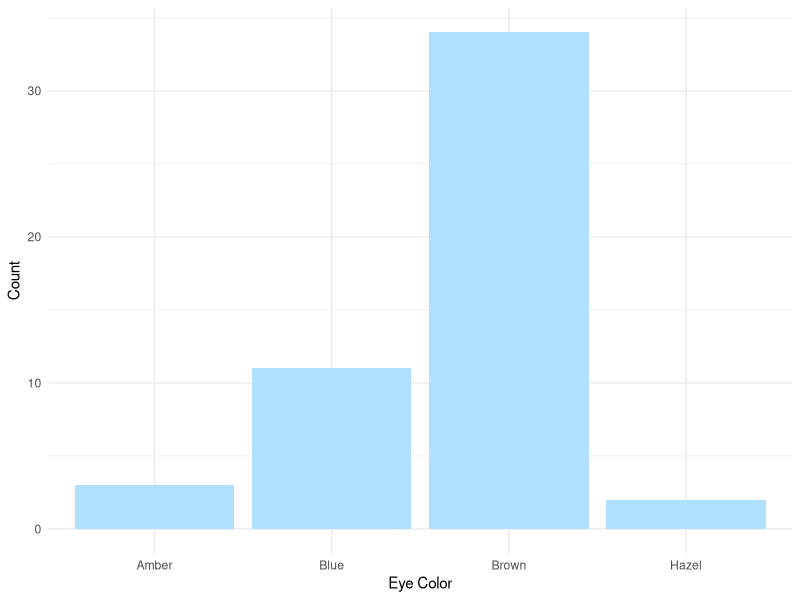
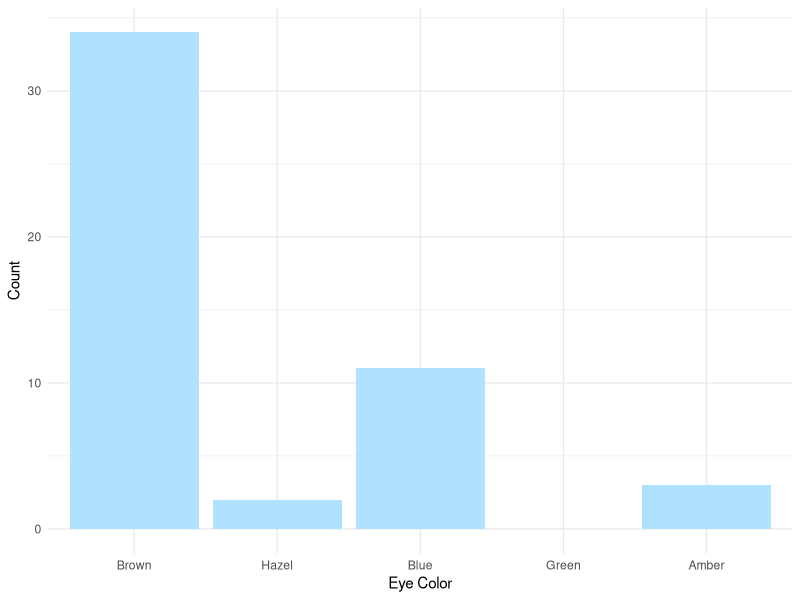
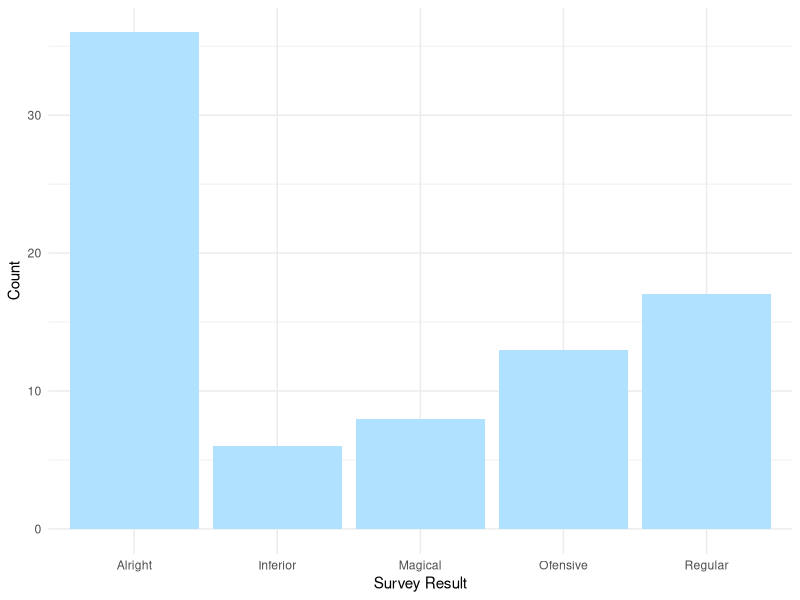
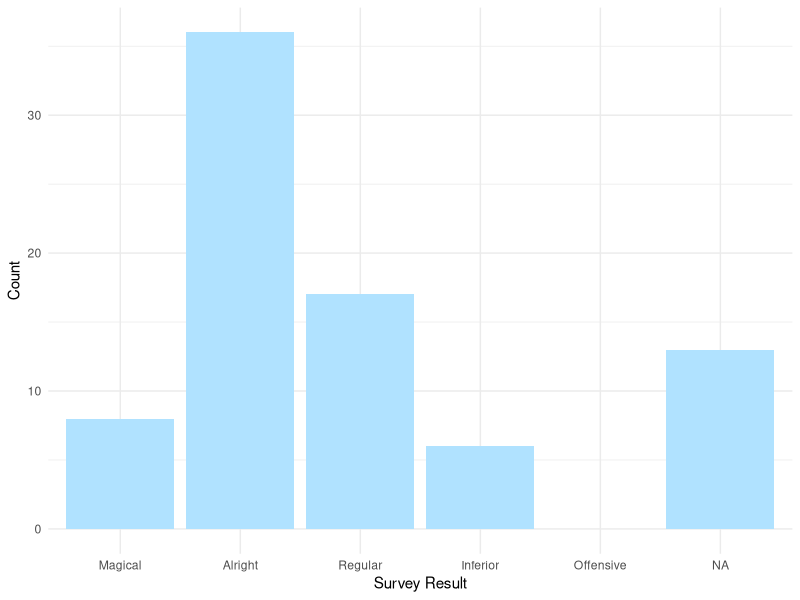
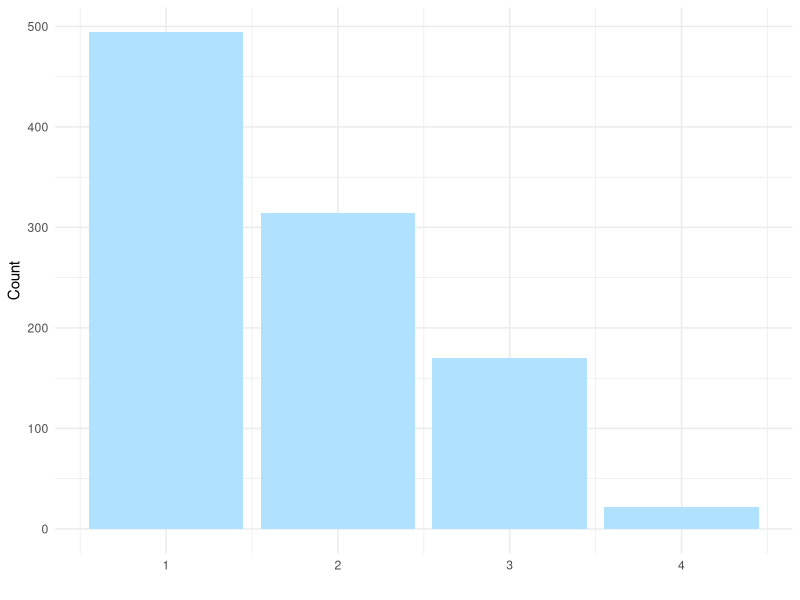
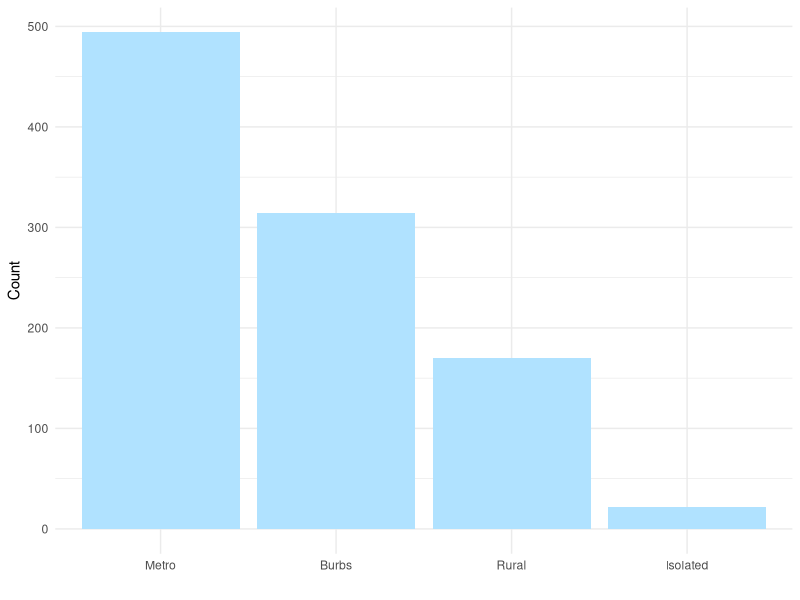
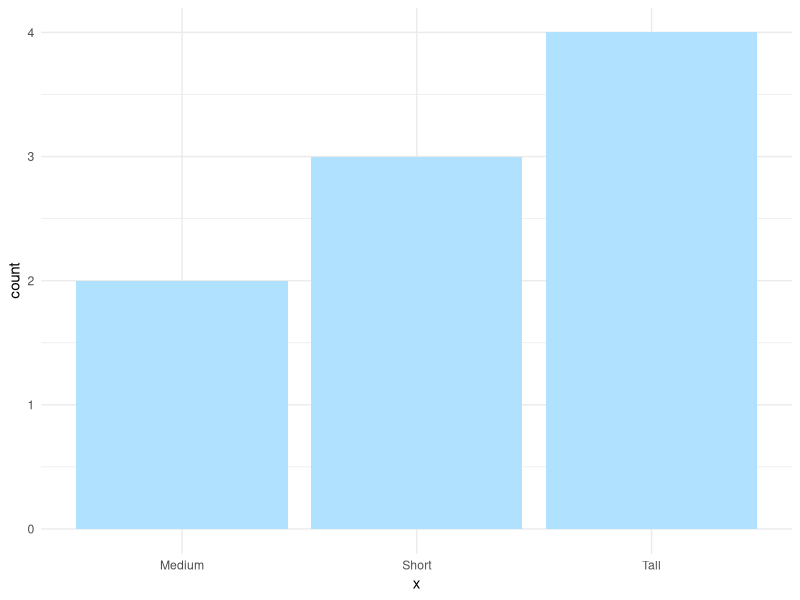
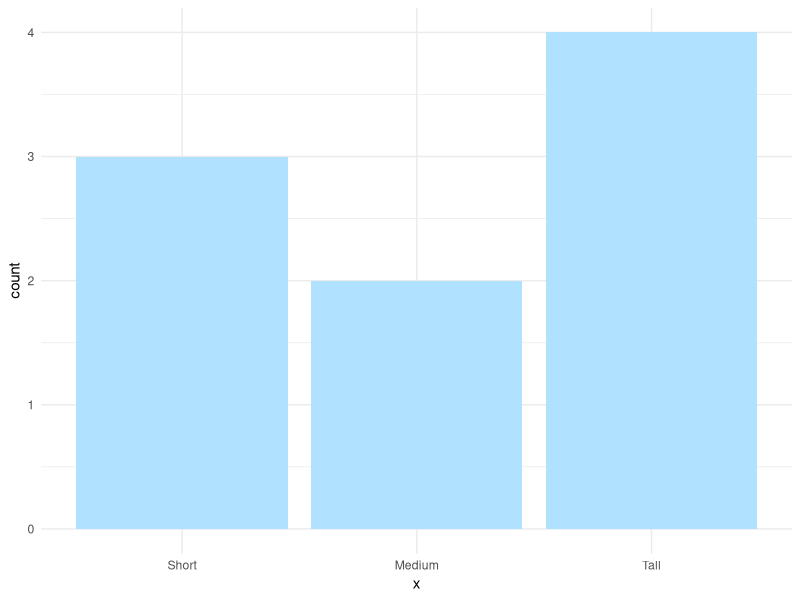

The R source for these figures, in order: (Note: this script raises an error after producing the figures.)
## ---- chunk 1
knitr::opts_chunk$set(echo = TRUE,warning=F)
options(scipen=999)
library(tidyverse)    #Essential Functions
library(forcats)
## ---- chunk 2
eye.colors=c("Brown","Hazel","Blue","Green","Amber")

set.seed(320)
eye.sample=tibble(eye=sample(eye.colors,size=50, 
                    prob=c(0.55,0.05,0.08,0.02,0.05),replace=T))

ggplot(data=eye.sample) +
  geom_bar(aes(x=eye),fill="lightskyblue1") + 
  scale_x_discrete(drop=F) +
  xlab("Eye Color") + ylab("Count") +
  theme_minimal()
## ---- chunk 3
set.seed(320)
eye.sample2=tibble(eye=factor(sample(eye.colors,size=50, 
                    prob=c(0.55,0.05,0.08,0.02,0.05),replace=T),levels=eye.colors))

ggplot(data=eye.sample2) +
  geom_bar(aes(x=eye),fill="lightskyblue1") + 
  scale_x_discrete(drop=F) +
  xlab("Eye Color") + ylab("Count") +
  theme_minimal()
## ---- chunk 4
survey.levels=c("Magical","Alright","Regular","Inferior","Offensive")

set.seed(80)
survey.sample=tibble(result=sample(c("Magical","Alright","Regular","Inferior","Ofensive"),size=80,
                                   prob=c(0.1,0.4,0.2,0.1,0.2),replace=T))
ggplot(data=survey.sample) +
  geom_bar(aes(x=result),fill="lightskyblue1") +
  scale_x_discrete(drop=F) +
  xlab("Survey Result") + ylab("Count") +
  theme_minimal()
## ---- chunk 5
survey.levels=c("Magical","Alright","Regular","Inferior","Offensive")

set.seed(80)
survey.sample=tibble(result=factor(sample(c("Magical","Alright","Regular","Inferior","Ofensive"),size=80,
                                   prob=c(0.1,0.4,0.2,0.1,0.2),replace=T),levels=survey.levels))
ggplot(data=survey.sample) +
  geom_bar(aes(x=result),fill="lightskyblue1") +
  scale_x_discrete(drop=F) +
  xlab("Survey Result") + ylab("Count") +
  theme_minimal()
## ---- chunk 6
set.seed(80)
urbanicity.sample=tibble(result=sample(1:4,size=1000,
                     prob=c(0.5,0.3,0.18,0.02),replace=T))
ggplot(data=urbanicity.sample) +
  geom_bar(aes(x=result),fill="lightskyblue1") +
  xlab("") + ylab("Count") +
  theme_minimal()
## ---- chunk 7
urbanicity=c("Metro","Burbs","Rural","Isolated")

set.seed(80)
urbanicity.sample=tibble(result=factor(sample(1:4,size=1000,
                    prob=c(0.5,0.3,0.18,0.02),replace=T),levels=1:4,labels=urbanicity))
ggplot(data=urbanicity.sample) +
  geom_bar(aes(x=result),fill="lightskyblue1") +
  xlab("") + ylab("Count") +
  theme_minimal()
## ---- chunk 8
Height = c("Tall","Short","Tall",
           "Tall","Short","Medium",
           "Short","Medium","Tall")
Height.fct = as.factor(Height)
print(Height)
levels(Height)
print(Height.fct)
levels(Height.fct)
## ---- chunk 9
Height2.fct = factor(Height,levels=c("Short","Medium","Tall"))
levels(Height2.fct)
print(Height2.fct)
## ---- chunk 10
Height3.fct = factor(Height,levels=c("Short","Medium","Tall"),
                     labels=c("S","M","T"))
levels(Height3.fct)
print(Height3.fct)

Height4.fct = factor(Height,levels=c("Short","Medium","Tall"),
                     labels=c("Short","Not Short","Not Short"))
levels(Height4.fct)
print(Height4.fct)
## ---- chunk 11
ggplot(data=tibble(x=Height.fct)) +
  geom_bar(aes(x),fill="lightskyblue1") +
  theme_minimal()
## ---- chunk 12
ggplot(data=tibble(x=Height2.fct)) +
  geom_bar(aes(x),fill="lightskyblue1") +
  theme_minimal()
## ---- chunk 13
ggplot(data=tibble(x=Height3.fct)) +
  geom_bar(aes(x),fill="lightskyblue1") +
  theme_minimal()
## ---- chunk 14
ggplot(data=tibble(x=Height4.fct)) +
  geom_bar(aes(x),fill="lightskyblue1") +
  theme_minimal()
## ---- chunk 15
Social=gss_cat
glimpse(Social)
## ---- chunk 16
race.summary = Social %>%
            group_by(race) %>%
            summarize(
              n=n(),
              avg.age=mean(age,na.rm=T),
              avg.tv=mean(tvhours,na.rm=T)
            )
race.summary

levels(Social$race)
levels(race.summary$race)
## ---- chunk 17
ggplot(race.summary) + 
  geom_point(aes(x=avg.tv,y=race),size=4) +
  xlab("") + ylab("") +
  theme_minimal()
## ---- chunk 18
ggplot(race.summary) +
  geom_point(aes(x=avg.tv,y=fct_reorder(race,avg.tv)),size=4) +
  xlab("") + ylab("") +
  theme_minimal()
## ---- chunk 19
ggplot(Social) +
  geom_boxplot(aes(x=fct_reorder(race,tvhours,fun=median,na.rm=T),
                   y=tvhours)) +
  xlab("") + ylab("") +
  theme_minimal()
## ---- chunk 20
head(Social[,c("race","rincome")])
str(Social[,c("race","rincome")])
levels(Social$race)
levels(Social$rincome)
## ---- chunk 21
ggplot(Social) +
  geom_boxplot(aes(x=rincome,y=tvhours)) +
  coord_flip() +
  theme_minimal()
## ---- chunk 22
ggplot(Social) +
  geom_boxplot(aes(x=fct_rev(rincome),y=tvhours)) +
  coord_flip() +
  theme_minimal()
## ---- chunk 23
ggplot(Social) +
  geom_boxplot(aes(x=fct_rev(fct_relevel(rincome,"Not applicable")),
                   y=tvhours)) +
  coord_flip() +
  theme_minimal()
## ---- chunk 24
Marriage = Social %>%
              count(marital) %>%
              mutate(prop=n/sum(n))
print(Marriage)
## ---- chunk 25
Marriage2 = Social %>%
              mutate(marital2=fct_recode(marital,
                      "Unknown" = "No answer",
                      "Single" = "Never married"
              )) %>%
              count(marital,marital2) %>%
              mutate(prop=n/sum(n))
print(Marriage2)
## ---- chunk 26
levels(Social$marital)
Marriage3 = Social %>%
              mutate(marital2=fct_collapse(marital,
                      Alone = levels(marital)[c(2,4,5)],
                      Together = levels(marital)[c(6)],
                      Confused = levels(marital)[c(1,3)]
              )) %>% 
              group_by(marital,marital2) %>%
              summarize(n=n()) %>% 
              ungroup() %>%
              mutate(prop=n/sum(n))
print(Marriage3)
## ---- chunk 27
Marriage4 = Social %>%
              mutate(marital2=fct_lump(marital)) %>% 
              count(marital,marital2) %>%
              mutate(prop=n/sum(n))
print(Marriage4)
## ---- chunk 28
Marriage5 = Social %>%
              mutate(marital2=fct_lump(marital,2)) %>% 
              count(marital,marital2) %>%
              mutate(prop=n/sum(n))
print(Marriage5)
